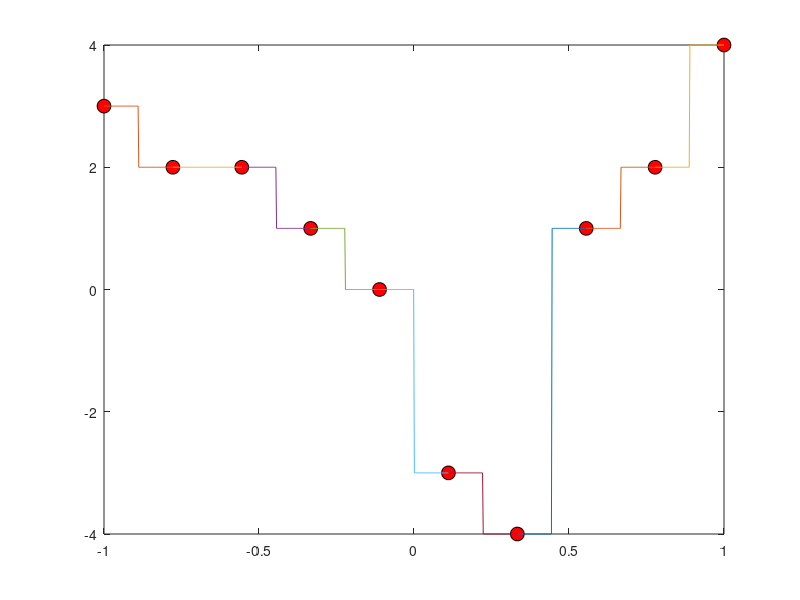

Here is the MATLAB script that generated this plot:
close all;
clc;

N = 10;
xi = linspace(-1,1,N);
yi = [3 2 2 1 0 -3 -4 1 2 4]; % for N=10

%plot
plot(xi, yi, 'o','MarkerSize',10,'MarkerFaceColor','r','MarkerEdgeColor','k')


hold on
n = 100;
for i=1:N-1
    y0 = yi(i); y1 = yi(i+1);
    x0 = xi(i); x1 = xi(i+1);
    
    x = linspace(x0,x1,n);
    
    x_mid = (x0+x1)/2;

    y=(0)*n;
    for i=1:n
        if x(i)<x_mid
            y(i) = y0;
        else
            y(i) = y1;
        end
    end
    
    plot(x,y)
end